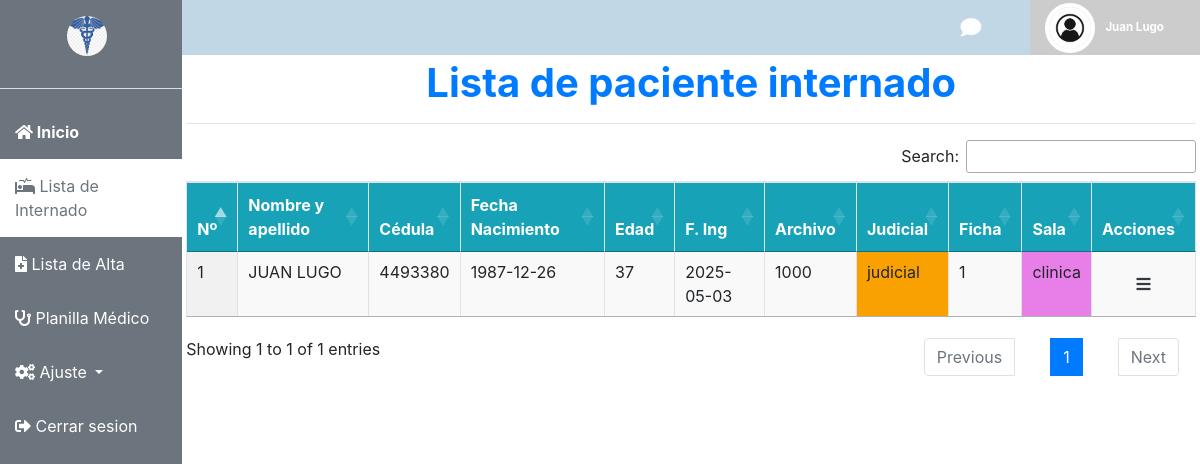
The app's page /vista/lista_internado.php (signed in) with its own data.
### tables this page shows
CREATE TABLE `detalle_medico` (
  `id` int(11) NOT NULL,
  `id_paciente` int(11) NOT NULL,
  `diagnostico` text DEFAULT NULL,
  `judicial` varchar(50) DEFAULT NULL,
  `fecha_inf_judicial` date NOT NULL,
  `ficha` varchar(100) DEFAULT NULL,
  `sala` varchar(20) DEFAULT NULL,
  `estado` varchar(100) DEFAULT NULL,
  `deposito` varchar(100) DEFAULT NULL,
  `obs` varchar(250) NOT NULL,
  `fecha_registro` timestamp NULL DEFAULT current_timestamp(),
  `fecha_actualizacion` timestamp NULL DEFAULT current_timestamp() ON UPDATE current_timestamp()
);

CREATE TABLE `pacientes` (
  `id` int(11) NOT NULL,
  `nombre` varchar(100) NOT NULL,
  `apellido` varchar(100) NOT NULL,
  `cedula` varchar(20) NOT NULL,
  `fecha_nacimiento` date NOT NULL,
  `archivo` varchar(255) DEFAULT NULL,
  `direccion` text DEFAULT NULL,
  `telefono` varchar(20) DEFAULT NULL,
  `pais` varchar(100) DEFAULT NULL,
  `responsable` varchar(200) DEFAULT NULL,
  `id_usuario` int(11) NOT NULL,
  `estado` varchar(100) NOT NULL,
  `fecha_ingreso` date NOT NULL,
  `sala` varchar(20) NOT NULL,
  `fecha_egreso` date NOT NULL,
  `dia_internacion` int(10) DEFAULT NULL,
  `observacion` varchar(100) NOT NULL,
  `fecha_registro` date NOT NULL DEFAULT current_timestamp(),
  `fecha_actualizacion` timestamp NOT NULL DEFAULT current_timestamp() ON UPDATE current_timestamp()
);

### control/paciente/lista_internado.php (called while the page is built)
<?php
include '../conexion/conexion.php';
function obtenerPacientes($conexion) {
    $sql = "SELECT
                p.id,
                CONCAT(p.nombre, ' ', p.apellido) as nombre_apellido,
                p.cedula,
                p.fecha_nacimiento,
                p.fecha_ingreso,
                p.archivo,
                p.direccion,
                p.telefono,
                p.pais,
                p.responsable,
                p.estado,
                p.fecha_registro,
                p.fecha_actualizacion,
                p.sala,
                m.judicial,
                m.ficha
            FROM
                pacientes p
            LEFT JOIN
                usuarios u ON p.id_usuario = u.id_usuario
            LEFT JOIN
                detalle_medico m ON p.id = m.id_paciente
            WHERE p.estado = 'internado'";
    $resultado = $conexion->query($sql);
    $pacientes = [];
    if ($resultado && $resultado->num_rows > 0) {
        while ($fila = $resultado->fetch_assoc()) {
            $fecha_nac = new DateTime($fila['fecha_nacimiento']);
            $fecha_actual = new DateTime();
            $edad = $fecha_nac->diff($fecha_actual);
            $fila['edad'] = $edad->y;
            $fecha_formateada = $fecha_nac->format('d/m/Y');
            $fila['fecha_nacimiento_formateada'] = $fecha_formateada;
            $pacientes[] = $fila;
        }
    }
    return $pacientes;
}
$pacientes = obtenerPacientes($conexion);
?>

### vista/lista_internado.php (the view, shortened to what this page needs)
<?php
include '../include/parte1.php';
include '../control/paciente/lista_internado.php';
?>
<div class="container-fluid p-0">
    <?php include '../include/header.php'; ?>
    <div class="p-1">
            <h1 class="text-center text-primary"><strong>Lista de paciente internado</strong></h1>
            <hr>
            <table id="tablaPacientes" class="display table table-striped table-bordered table-sm">
                <thead>
                    <tr class="bg-info text-white">
                        <th>Nº</th>
                        <th>Nombre y apellido</th>
                        <th>Cédula</th>
                        <th>Fecha Nacimiento</th>
                        <th>Edad</th>
                        <th>F. Ing</th>
                        <th>Archivo</th>
                        <th>Judicial</th>
                        <th>Ficha</th>
                        <th>Sala</th>
                        <th>Acciones</th>
                    </tr>
                </thead>
                <tbody>
                    <?php
                    $contador = 1;
                    foreach ($pacientes as $fila) {
                        $color = ($fila['judicial'] === 'judicial') ? 'orange' : 'inherit';
                        if ($fila['sala'] === 'clinica') {
                            $colorSala = 'violet';
                        } elseif ($fila['sala'] === 'seguridad') {
                            $colorSala = 'red';
                        } else {
                            $colorSala = 'inherit';
                        }
                        if ($fila['estado'] === 'alta') {
                            $colorAlta = 'green';
                        } elseif ($fila['estado'] === 'permiso') {
                            $colorAlta = 'yellow';
                        } else {
                            $colorAlta = 'inherit';
                        }
                        echo "<tr>
<td>{$contador}</td>
<td style='background-color:$colorAlta'>{$fila['nombre_apellido']}</td>
<td>{$fila['cedula']}</td>
<td>{$fila['fecha_nacimiento']}</td>
<td>{$fila['edad']}</td>
<td>{$fila['fecha_ingreso']}</td>
<td>{$fila['archivo']}</td>
<td style='background-color:$color'>{$fila['judicial']}</td>
<td>{$fila['ficha']}</td>
<td style='background-color:$colorSala'>{$fila['sala']}</td>
<td class='text-center align-middle'>
    <div class='dropdown' style='padding: 0; margin: 0;'>
        <a href='#' class='text-dark' id='dropdownMenu{$fila['id']}' data-toggle='dropdown' aria-haspopup='true' aria-expanded='false'>
            <i class='fas fa-bars'></i>
        </a>
        <div class='dropdown-menu dropdown-menu-right p-0' aria-labelledby='dropdownMenu{$fila['id']}' style='min-width: 100px;'>
            <a class='dropdown-item small py-1 px-2' href='ver_internado.php?id={$fila['id']}'>
                <i class='fas fa-eye text-primary mr-1'></i> Ver
            </a>";
echo "      </div>
    </div>
</td>
</tr>";
                        $contador++;
                    }
                    ?>
                </tbody>
            </table>
    </div>
</div>
<?php include '../include/script.php'; ?>
<?php include '../include/parte2.php'; ?>

### include/parte1.php (style rules this page uses)
body { margin: 0; padding: 0; height: auto; display: flex; flex-direction: row; }

### records on screen
detalle_medico: nombre_apellido "JUAN LUGO", id_paciente.cedula "4493380", id_paciente.fecha_nacimiento "1987-12-26", edad "37", id_paciente.fecha_ingreso "2025-05-03", id_paciente.archivo "1000", judicial "judicial", ficha "1", id_paciente.sala "clinica"

### other values on screen
$_SESSION['nombre'] "Juan Lugo"
